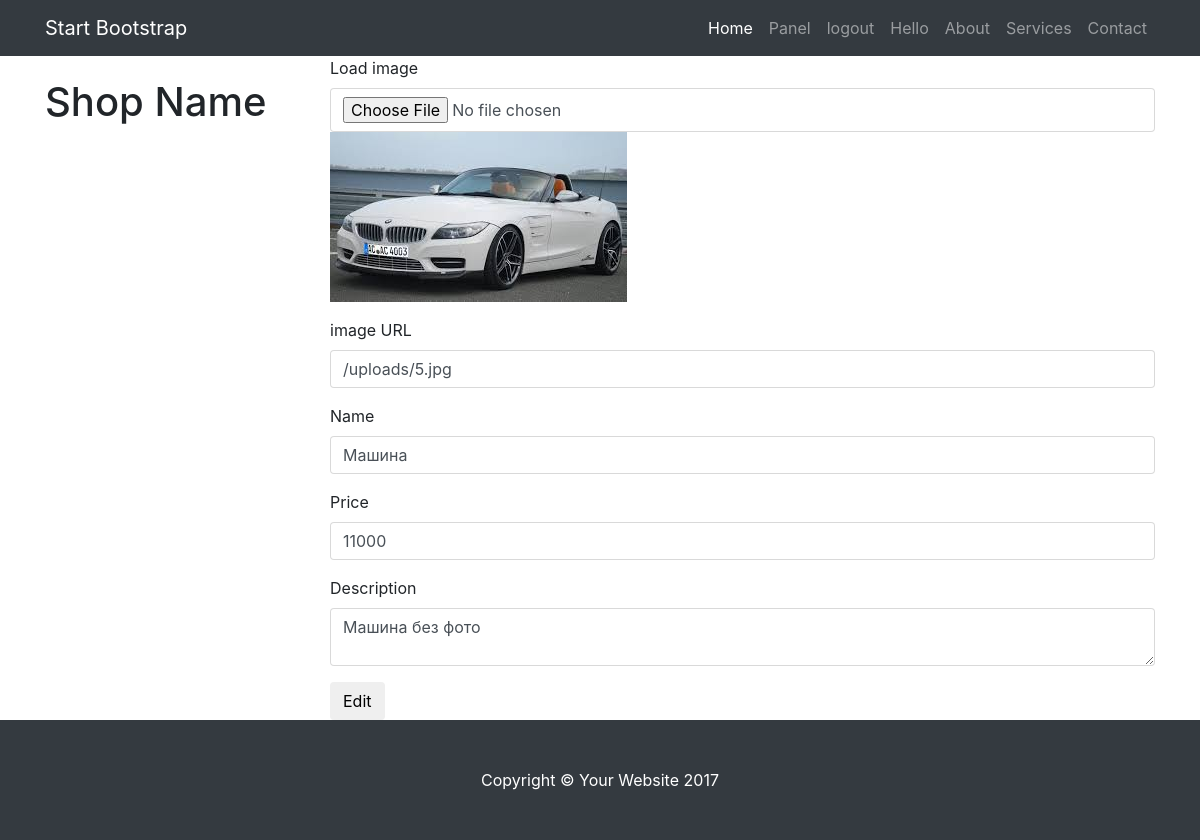
The page /edit_panel.php?id=9 (signed in) on the database its author committed.
### tables this page shows
CREATE TABLE IF NOT EXISTS `catalogs` (
  `id` int(11) NOT NULL AUTO_INCREMENT,
  `name` tinytext NOT NULL,
  `body` text NOT NULL,
  `picture` tinytext NOT NULL,
  `price` int(11) NOT NULL,
  PRIMARY KEY (`id`)
);

### edit_panel.php (the view, shortened to what this page needs)
<? require_once('tamplates/top.php');
  if($_SESSION['user_id']){
    $id=$_GET['id'];
    $query="SELECT*FROM catalogs WHERE id='$id'";
    $adr = mysqli_query($db_con, $query);
    $product =  mysqli_fetch_array($adr);
?>
<form method="post" action="edit_panel.php?id=<?php echo $product['id'] ?>" enctype="multipart/form-data">
  <div class="form-group">
    <label for="picture">Load image</label>
    <input type="file" class="form-control" name="picture" id="picture">
    <img src="<? echo $product['picture'] ?>" alt="">
  </div>
  <div class="form-group">
    <label for="imageURL">image URL</label>
    <input type="text" class="form-control" name="imageURL" id="imageURL" value="<? echo $product['picture'] ?>">
  </div>
  <div class="form-group">
    <label for="name">Name</label>
    <input type="text" class="form-control" name="name" id="name" value="<? echo $product['name'] ?>">
  </div>
  <div class="form-group">
    <label for="price">Price</label>
    <input type="text" class="form-control" name="price" id="price" value="<? echo $product['price'] ?>">
  </div>
  <div class="form-group">
    <label for="description">Description</label>
    <textarea class="form-control" name="description" id="description"><? echo $product['body'] ?></textarea>
  </div>
  <button type="submit" class="btn btn-default">Edit</button>
</form>
<?}?>
<? require_once('tamplates/bottom.php') ?>

### css/shop-homepage.css (style rules this page uses)
body { padding-top: 54px; }
@media (min-width: 992px) { body { padding-top: 56px; } }

### rows shown on the page
catalogs: picture (picture), imageURL "/uploads/5.jpg", name "Машина", price "11000", description "Машина без фото"
